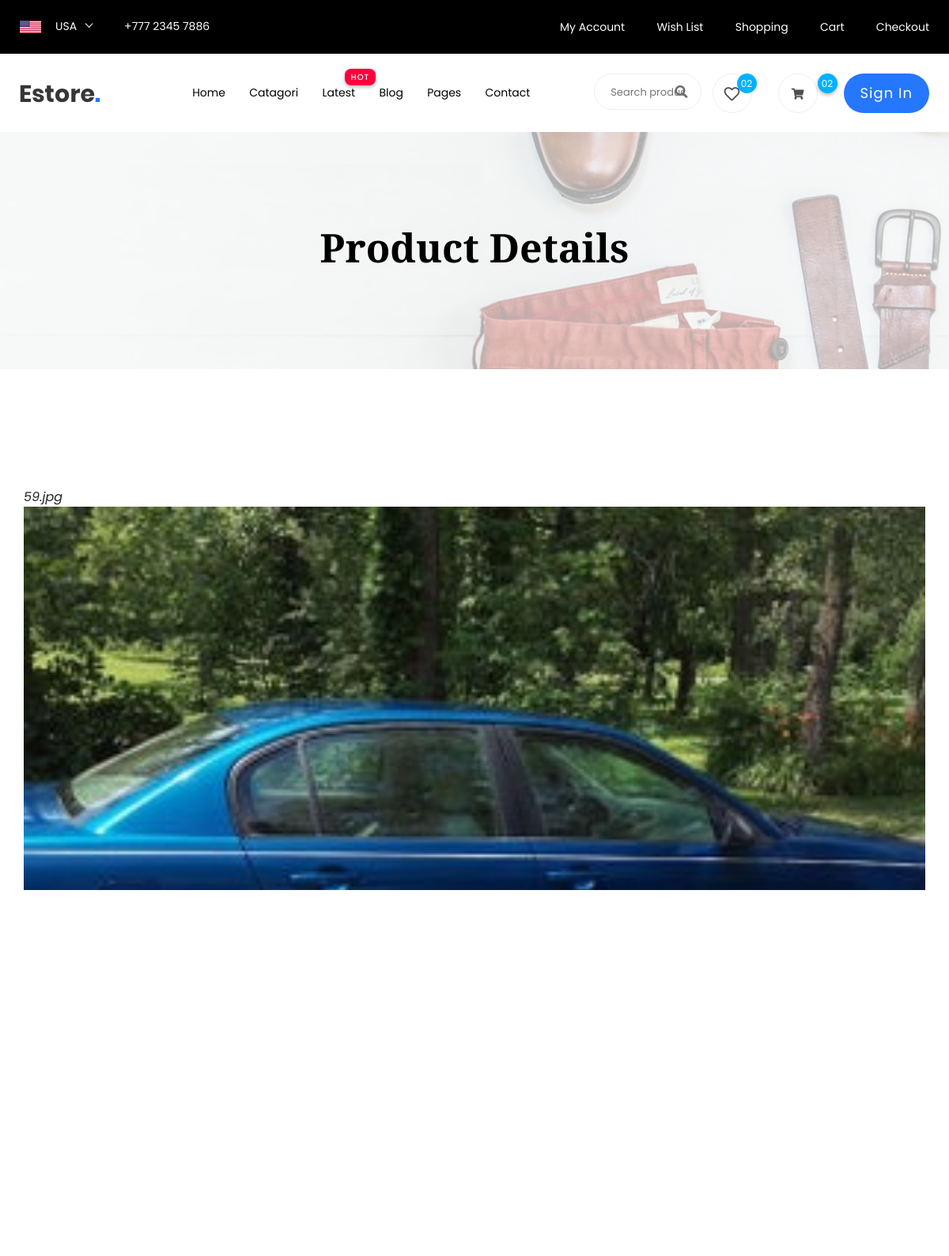
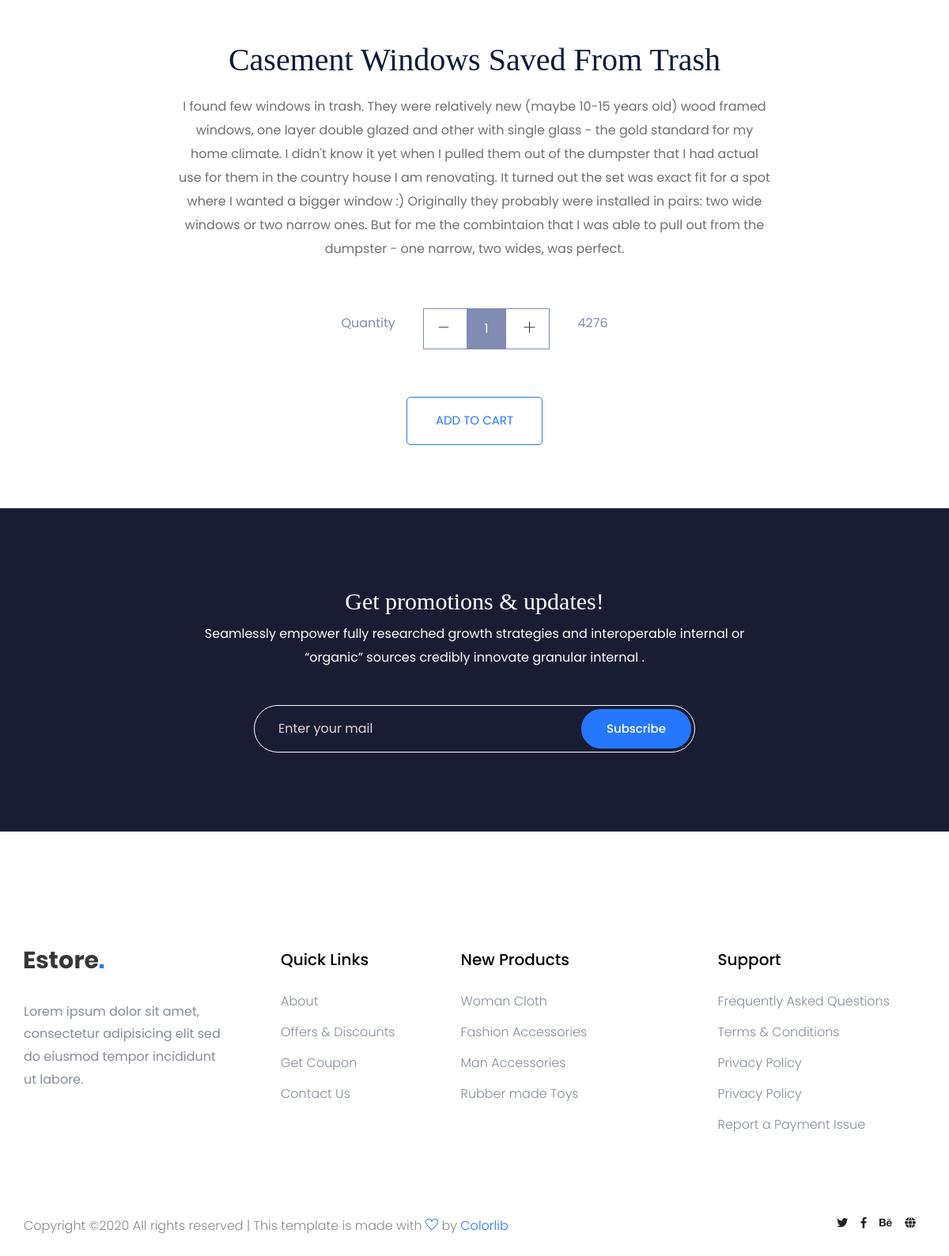
The page /Casement Windows Saved From Trash on the database its author committed (2 pictures, top to bottom).
### tables this page shows
CREATE TABLE Project (PROJECT_ID INT PRIMARY KEY UNIQUE NOT NULL, "S.NO." INT UNIQUE NOT NULL, TITLE VARCHAR (255), CONTENT VARCHAR (255) NOT NULL, OWNER_ID INT NOT NULL REFERENCES Users (UserID), COST INT, AUTHOR VARCHAR (255) NOT NULL, RATING INT NOT NULL, Image VARCHAR);

### data.py (the view)
@app.route('/<idX>', methods=['GET','POST'])
def onProductClick(idX):
   print(idX)
   q=str(f'''SELECT * FROM Project WHERE (TITLE = "{idX}")''')
   df=query_db(q)
   print(df)
   for i in df:
      print(df[i])
   return (render_template('/single-product.html',data=df))

### data.py (called while the page is built)
def query_db(q):
   conn = sqlite3.connect('projectables.db')
   c = conn.cursor()
   c.execute(q)
   query=c.fetchall()
   df = pd.DataFrame(query,columns=['PROJECT_ID','[S.NO.]','TITLE','CONTENT','OWNER_ID','COST','AUTHOR','RATING','Image'])
   return(df)

### templates/single-product.html (shortened to what this page needs)
<!doctype html>
<html lang="zxx">
<head>
        <link rel="stylesheet" href="static/css/bootstrap.min.css">
        <link rel="stylesheet" href="static/css/owl.carousel.min.css">
        <link rel="stylesheet" href="static/css/flaticon.css">
        <link rel="stylesheet" href="static/css/slicknav.css">
        <link rel="stylesheet" href="static/css/animate.min.css">
        <link rel="stylesheet" href="static/css/magnific-popup.css">
        <link rel="stylesheet" href="static/css/fontawesome-all.min.css">
        <link rel="stylesheet" href="static/css/themify-icons.css">
        <link rel="stylesheet" href="static/css/slick.css">
        <link rel="stylesheet" href="static/css/nice-select.css">
        <link rel="stylesheet" href="static/css/style.css">
</head>
<body>
    <header>
       <div class="header-area">
            <div class="main-header ">
                <div class="header-top top-bg d-none d-lg-block">
                   <div class="container-fluid">
                       <div class="col-xl-12">
                            <div class="row d-flex justify-content-between align-items-center">
                                <div class="header-info-left d-flex">
                                    <div class="flag">
                                        <img src="static/img/icon/header_icon.png" alt="">
                                    </div>
                                    <div class="select-this">
                                    </div>
                                    <ul class="contact-now">
                                        <li>+777 2345 7886</li>
                                    </ul>
                                </div>
                                <div class="header-info-right">
                                   <ul>
                                       <li><a href="{{ url_for('login') }}">My Account </a></li>
                                       <li><a href="{{ url_for('product_list') }}">Wish List  </a></li>
                                       <li><a href="{{ url_for('cart') }}">Shopping</a></li>
                                       <li><a href="{{ url_for('cart') }}">Cart</a></li>
                                       <li><a href="{{ url_for('checkout') }}">Checkout</a></li>
                                   </ul>
                                </div>
                            </div>
                       </div>
                   </div>
                </div>
               <div class="header-bottom  header-sticky">
                    <div class="container-fluid">
                        <div class="row align-items-center">
                            <div class="col-xl-1 col-lg-1 col-md-1 col-sm-3">
                                <div class="logo">
                                  <a href="{{ url_for('index_page') }}"><img src="static/img/logo/logo.png" alt=""></a>
                                </div>
                            </div>
                            <div class="col-xl-6 col-lg-8 col-md-7 col-sm-5">
                                <div class="main-menu f-right d-none d-lg-block">
                                    <nav>
                                        <ul id="navigation">
                                            <li><a href="{{ url_for('index_page') }}">Home</a></li>
                                            <li><a href="{{ url_for('Catagori') }}">Catagori</a></li>
                                            <li class="hot"><a href="#">Latest</a>
                                            </li>
                                            <li><a href="{{ url_for('blog') }}">Blog</a>
                                            </li>
                                            <li><a href="#">Pages</a>
                                            </li>
                                            <li><a href="{{ url_for('contact') }}">Contact</a></li>
                                        </ul>
                                    </nav>
                                </div>
                            </div>
                            <div class="col-xl-5 col-lg-3 col-md-3 col-sm-3 fix-card">
                                <ul class="header-right f-right d-none d-lg-block d-flex justify-content-between">
                                    <li class="d-none d-xl-block">
                                        <div class="form-box f-right ">
                                            <input type="text" name="Search" placeholder="Search products">
                                            <div class="search-icon">
                                                <i class="fas fa-search special-tag"></i>
                                            </div>
                                        </div>
                                     </li>
                                    <li class=" d-none d-xl-block">
                                        <div class="favorit-items">
                                            <i class="far fa-heart"></i>
                                        </div>
                                    </li>
                                    <li>
                                        <div class="shopping-card">
                                            <a href="{{ url_for('cart') }}"><i class="fas fa-shopping-cart"></i></a>
                                        </div>
                                    </li>
                                   <li class="d-none d-lg-block"> <a href="#" class="btn header-btn">Sign in</a></li>
                                </ul>
                            </div>
                            <div class="col-12">
                            </div>
                        </div>
                    </div>
               </div>
            </div>
       </div>
    </header>
    <div class="slider-area ">
        <div class="single-slider slider-height2 d-flex align-items-center" data-background="static/img/hero/category.jpg">
            <div class="container">
                <div class="row">
                    <div class="col-xl-12">
                        <div class="hero-cap text-center">
                            <h2>product Details</h2>
                        </div>
                    </div>
                </div>
            </div>
        </div>
    </div>
  {% for key,value in data.iterrows() %}
  <div class="product_image_area">
    <div class="container">
      <div class="row justify-content-center">
        <div class="col-lg-12">
          <div class="product_img_slide owl-carousel">
            <div class="single_product_img">
                <var> {{ value['Image']}} </var>
              <img src={{ value['Image']}} alt="#" class="img-fluid">
            </div>
          </div>
        </div>
        <div class="col-lg-8">
          <div class="single_product_text text-center">
            <h3>{{value['TITLE']}}</h3>
            <p>
                {{value['CONTENT']}}
            </p>
            <div class="card_area">
                <div class="product_count_area">
                    <p>Quantity</p>
                    <div class="product_count d-inline-block">
                        <span class="product_count_item inumber-decrement"> <i class="ti-minus"></i></span>
                        <input class="product_count_item input-number" type="text" value="1" min="0" max="10">
                        <span class="product_count_item number-increment"> <i class="ti-plus"></i></span>
                    </div>
                    <p>{{value['COST']}}</p>
                </div>
              <div class="add_to_cart">
                  <a href="#" class="btn_3">add to cart</a>
              </div>
            </div>
          </div>
        </div>
      </div>
    </div>
  </div>
  {% endfor %}
   <section class="subscribe_part section_padding">
      <div class="container">
          <div class="row justify-content-center">
              <div class="col-lg-8">
                  <div class="subscribe_part_content">
                      <h2>Get promotions & updates!</h2>
                      <p>Seamlessly empower fully researched growth strategies and interoperable internal or “organic” sources credibly innovate granular internal .</p>
                      <div class="subscribe_form">
                          <input type="email" placeholder="Enter your mail">
                          <a href="#" class="btn_1">Subscribe</a>
                      </div>
                  </div>
              </div>
          </div>
      </div>
  </section>
  <footer>
    <div class="footer-area footer-padding">
        <div class="container">
            <div class="row d-flex justify-content-between">
                <div class="col-xl-3 col-lg-3 col-md-5 col-sm-6">
                   <div class="single-footer-caption mb-50">
                     <div class="single-footer-caption mb-30">
                         <div class="footer-logo">
                             <a href="{{ url_for('index_page') }}"><img src="static/img/logo/logo2_footer.png" alt=""></a>
                         </div>
                         <div class="footer-tittle">
                             <div class="footer-pera">
                                 <p>Lorem ipsum dolor sit amet, consectetur adipisicing elit sed do eiusmod tempor incididunt ut labore.</p>
                            </div>
                         </div>
                     </div>
                   </div>
                </div>
                <div class="col-xl-2 col-lg-3 col-md-3 col-sm-5">
                    <div class="single-footer-caption mb-50">
                        <div class="footer-tittle">
                            <h4>Quick Links</h4>
                            <ul>
                                <li><a href="#">About</a></li>
                                <li><a href="#"> Offers & Discounts</a></li>
                                <li><a href="#"> Get Coupon</a></li>
                                <li><a href="#">  Contact Us</a></li>
                            </ul>
                        </div>
                    </div>
                </div>
                <div class="col-xl-3 col-lg-3 col-md-4 col-sm-7">
                    <div class="single-footer-caption mb-50">
                        <div class="footer-tittle">
                            <h4>New Products</h4>
                            <ul>
                                <li><a href="#">Woman Cloth</a></li>
                                <li><a href="#">Fashion Accessories</a></li>
                                <li><a href="#"> Man Accessories</a></li>
                                <li><a href="#"> Rubber made Toys</a></li>
                            </ul>
                        </div>
                    </div>
                </div>
                <div class="col-xl-3 col-lg-3 col-md-5 col-sm-7">
                    <div class="single-footer-caption mb-50">
                        <div class="footer-tittle">
                            <h4>Support</h4>
                            <ul>
                             <li><a href="#">Frequently Asked Questions</a></li>
                             <li><a href="#">Terms & Conditions</a></li>
                             <li><a href="#">Privacy Policy</a></li>
                             <li><a href="#">Privacy Policy</a></li>
                             <li><a href="#">Report a Payment Issue</a></li>
                         </ul>
                        </div>
                    </div>
                </div>
            </div>
            <div class="row">
             <div class="col-xl-7 col-lg-7 col-md-7">
                 <div class="footer-copy-right">
                     <p>
  Copyright &copy;<script>document.write(new Date().getFullYear());</script> All rights reserved | This template is made with <i class="ti-heart" aria-hidden="true"></i> by <a href="https://colorlib.com" target="_blank">Colorlib</a>
  </p>                    </div>
             </div>
              <div class="col-xl-5 col-lg-5 col-md-5">
                 <div class="footer-copy-right f-right">
                     <div class="footer-social">
                         <a href="#"><i class="fab fa-twitter"></i></a>
                         <a href="#"><i class="fab fa-facebook-f"></i></a>
                         <a href="#"><i class="fab fa-behance"></i></a>
                         <a href="#"><i class="fas fa-globe"></i></a>
                     </div>
                 </div>
             </div>
         </div>
        </div>
    </div>
  </footer>
</body>
</html>

### rows shown on the page
Project: Image "59.jpg", Image (picture), TITLE "Casement Windows Saved From Trash", CONTENT "I found few windows in trash. They were relatively new (maybe 10-15 years old) wood framed windows, one layer double glazed and other with single glass - the gold standard for my home climate. I didn't know it yet when I pulled them out of the dumpster that I had actual use for them in the country house I am renovating. It turned out the set was exact fit for a spot where I wanted a bigger window :) Originally they probably were installed in pairs: two wide windows or two narrow ones. But for me the combintaion that I was able to pull out from the dumpster - one narrow, two wides, was perfect."

### other values the page prints
{{ value['COST'] }} "4276"
